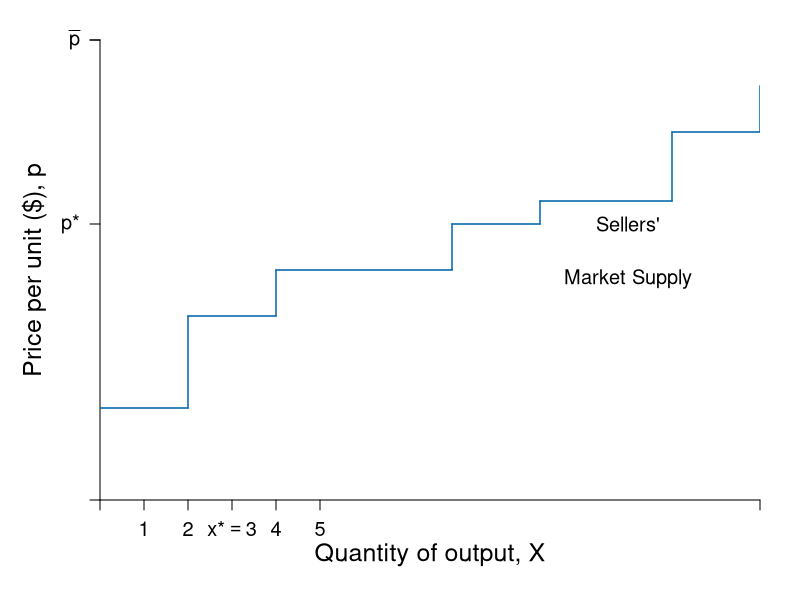

The R source for this figure:
require(shape)
pdf(file = "firmmarketsupply/supply_stepwise.pdf", width = 9, height = 7)

#Set parameters for graphics
axislabelsize <- 1.5
labelsize <- 1.2
graphlinewidth <- 2
segmentlinewidth <- 1.5

COL <- c("#7fc97f", "#beaed4", "#fdc086", "#ffff99", "#386cb0", "#f0027f", "#bf5b17", "#666666")
COLA <- c("#e0f3db", "#99d8c9","#66c2a4","#41ae76", "#238b45", "#005824")
COLB <- c("#c6dbef", "#4eb3d3", "#2b8cbe", "#0868ac","#084081")
COLC <- c("#fcfbfd", "#efedf5", "#dadaeb", "#bcbddc", "#9e9ac8", "#807dba", "#6a51a3", "#54278f", "#3f007d")

par(mar =  c(5, 5, 2, 2))

xlims <- c(0, 15)
ylims <- c(0, 5)

npts <- 501 

plot(0, 0, xlim = xlims, ylim = ylims, type = "n",
     xlab = expression(paste("")),
     ylab = expression(paste("")), 
     xaxt = "n", 
     yaxt = "n", 
     cex.lab = axislabelsize, 
     bty = "n",
     xaxs="i", 
     yaxs="i")

# ticksy <- seq(from = 0, to = ylims[2], by = 2)
# ylabels <- seq(from = 0, to = ylims[2], by = 2)
# ticksx <- seq(from = 0, to = xlims[2], by = 2)
# xlabels <- seq(from = 0, to = xlims[2], by = 2)
ticksy <- c(0, 3, 5, ylims[2])
ylabels <- c(NA,  expression(paste(p,"*")),  expression(paste(bar(p) )), NA)
ticksx <- c(0, 1, 2, 3, 4, 5, xlims[2])
xlabels <- c(NA, 1, 2, expression(paste(x,"*" == 3)), 4, 5, NA)

axis(1, at = ticksx, pos = 0, labels = xlabels, cex.axis = labelsize)
axis(2, at = ticksy, pos = 0, labels = ylabels, las = 1, cex.axis = labelsize)





#Draw the polygon for consumer surplus
# xpoly4 <- c(0, 2, 2, 1, 1, 0, 0)
# ypoly4 <- c(3, 3, 4, 4, 5, 5, 3)
# polygon(x = xpoly4, y = ypoly4, col=COLA[1], density=NULL, border = NA)
# text(1, 3.5, expression("Consumer Surplus"), cex = labelsize)

#Draw the polygon for producer surplus
# xpoly3 <- c(0, 2, 2, 1, 1, 0, 0)
# ypoly3 <- c(3, 3, 2, 2, 1, 1, 3)
# polygon(x = xpoly3, y = ypoly3, col=COLB[1], density=NULL, border = NA)
# text(1, 2.5, expression("Producer Surplus"), cex = labelsize)

shares <- c(0, 2, 4, 8, 10, 13, 15)
costs <- c(1, 2, 2.5, 3, 3.25, 4, 4.5)

#Line for Supply
##Firm 1
segments(shares[1], costs[1], shares[2], costs[1], lty = 1, col = COLB[4] , lwd = segmentlinewidth)
segments(shares[2], costs[1], shares[2], costs[2], lty = 1, col = COLB[4] , lwd = segmentlinewidth)

##Firm 2
segments(shares[2], costs[2], shares[3], costs[2], lty = 1, col = COLB[4] , lwd = segmentlinewidth)
segments(shares[3], costs[2], shares[3], costs[3], lty = 1, col = COLB[4] , lwd = segmentlinewidth)

##Firm 3
segments(shares[3], costs[3], shares[4], costs[3], lty = 1, col = COLB[4] , lwd = segmentlinewidth)
segments(shares[4], costs[3], shares[4], costs[4], lty = 1, col = COLB[4] , lwd = segmentlinewidth)

##Firm 4
segments(shares[4], costs[4], shares[5], costs[4], lty = 1, col = COLB[4] , lwd = segmentlinewidth)
segments(shares[5], costs[4], shares[5], costs[5], lty = 1, col = COLB[4] , lwd = segmentlinewidth)

##Firm 5
segments(shares[5], costs[5], shares[6], costs[5], lty = 1, col = COLB[4] , lwd = segmentlinewidth)
segments(shares[6], costs[5], shares[6], costs[6], lty = 1, col = COLB[4] , lwd = segmentlinewidth)

##Firm 6
segments(shares[6], costs[6], shares[7], costs[6], lty = 1, col = COLB[4] , lwd = segmentlinewidth)
segments(shares[7], costs[6], shares[7], costs[7], lty = 1, col = COLB[4] , lwd = segmentlinewidth)


# #Equilibrium price and quantity
# segments(0, 3, 3, 3, lty = 2, "gray" , lwd = segmentlinewidth)
# segments(3, 0, 3, 3, lty = 2, "gray" , lwd = segmentlinewidth)

#For market price
# segments(0, 2, 1, 2, lty = 2, "gray" , lwd = segmentlinewidth)

#Label axes
#mtext(expression(paste("Quantity of output, ", x)), side=1, line = 2.5, cex = axislabelsize)
text(0.5*xlims[2], -0.6, expression(paste("Quantity of output, ", X)), xpd = TRUE, cex = axislabelsize) 
text(-1.5, 0.5*ylims[2], expression(paste("Price per unit ($), ", p)), xpd = TRUE, cex = axislabelsize, srt = 90) 
# 
# points(50, 10, pch = 16, col = "black", cex = 1.5)
# text(52, 10.5, expression(M))
# text(4.4, 0.7, expression("Buyers'"), cex = labelsize)
# text(4.4, 0.45, expression("Market Demand"), cex = labelsize)
text(12, 3, expression("Sellers'"), cex = labelsize)
text(12, 2.4, expression("Market Supply"), cex = labelsize)

# text(0.27, 2.6, expression("Equilibrium Price"), cex = labelsize)
# text(0.27, 2.4, expression("falls in this range"), cex = labelsize)
# Arrows(0.55, 2.1, 0.55, 2.9, col = "black", code =3, lty = 1, lwd = 2, arr.type = "triangle", arr.lwd = 0.5)

dev.off()

#Not relevant to this figure any more
#Line for Demand
# segments(0, 5, 1, 5, lty = 1, col = COLA[4] , lwd = segmentlinewidth)
# segments(1, 5, 1, 4, lty = 1, col = COLA[4] , lwd = segmentlinewidth)
# segments(1, 4, 2, 4, lty = 1, col = COLA[4] , lwd = segmentlinewidth)
# segments(2, 4, 2, 3, lty = 1, col = COLA[4] , lwd = segmentlinewidth)
# segments(2, 3.04, 3.04, 3.04, lty = 1, col = COLA[4] , lwd = segmentlinewidth)
# segments(3.04, 3.04, 3.04, 2, lty = 1, col = COLA[4] , lwd = segmentlinewidth)
# segments(3, 2, 4, 2, lty = 1, col = COLA[4] , lwd = segmentlinewidth)
# segments(4, 2, 4, 1, lty = 1, col = COLA[4] , lwd = segmentlinewidth)
# segments(4, 1, 5, 1, lty = 1, col = COLA[4] , lwd = segmentlinewidth)
# segments(5, 1, 5, 0, lty = 1, col = COLA[4] , lwd = segmentlinewidth)
